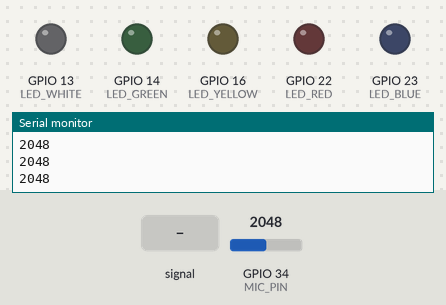
The sketch below on a simulated ESP32. On the bench: output pins drawn as LEDs (lit = HIGH), the last lines printed to the serial monitor. Dashed ring = blinking. Inputs (shaded band) come from the test bench; at power-on: GPIO 34 (MIC_PIN) = 2048.

Above: at 1.2 s.
1.3 s: GPIO 34 (MIC_PIN) fed a 200 Hz sine of ±327 counts around its level
At 1.55 s:
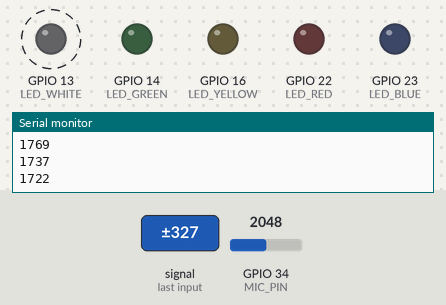
4.3 s: GPIO 34 (MIC_PIN) set to 2640
At 5.2 s:
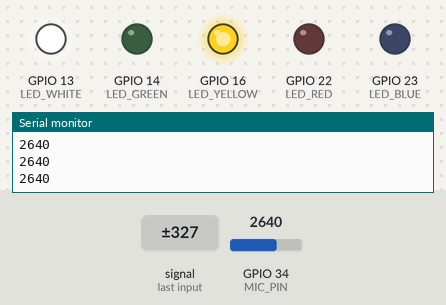
5.8 s: GPIO 34 (MIC_PIN) fed a 1000 Hz sine of ±1023 counts around its level
At 6.57 s:
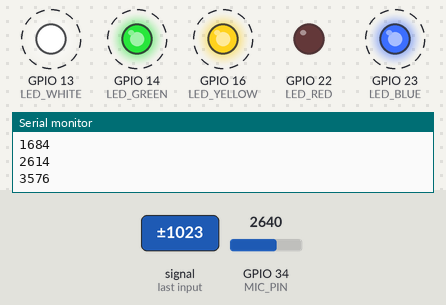
8.8 s: GPIO 34 (MIC_PIN) fed a 2 Hz sine of ±1228 counts around its level
At 11.69 s:
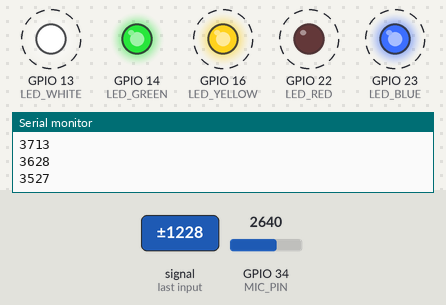
11.8 s: GPIO 34 (MIC_PIN) set to 2560
At 12.1 s:
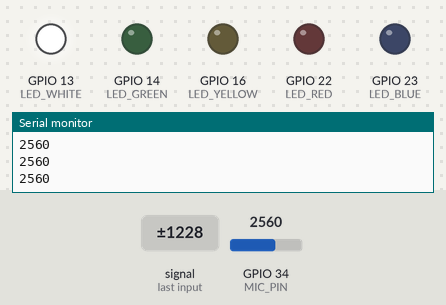
13.3 s: GPIO 34 (MIC_PIN) set to 2347
14.8 s: GPIO 34 (MIC_PIN) set to 2239
At 15.4 s:
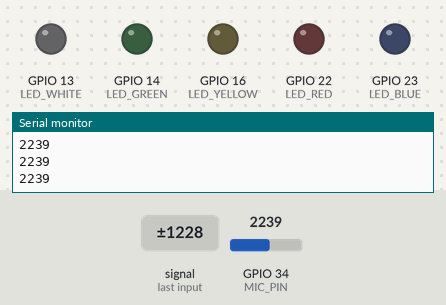
Timing chart, 0 to 17.3 s (numbered marks = the images above; inputs shaded):
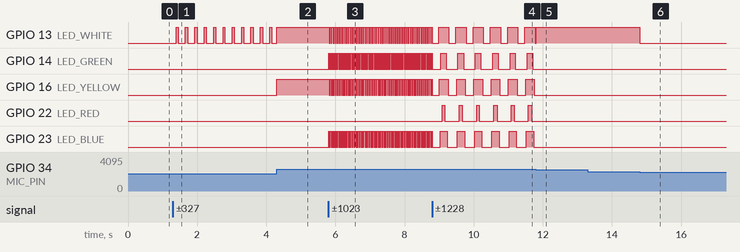

Measured:
- the behaviour switches between 2301 and 2300 on GPIO 34 (MIC_PIN) (found by bisection; images 5 and 6)
- after the input at 1.3 s, GPIO 13 (LED_WHITE): alternates HIGH for 0.06 s and LOW for 0.21 s, starting after 0.10 s
- after the input at 4.3 s, GPIO 16 (LED_YELLOW): LOW → HIGH at once
- after the input at 5.8 s, GPIO 13 (LED_WHITE): alternates HIGH for 0.03 s and LOW for 0.02 s, starting at once; GPIO 14 (LED_GREEN): alternates HIGH for 0.01 s and LOW for 0.04 s, starting at once
- after the input at 8.8 s, GPIO 13 (LED_WHITE): alternates HIGH for 0.30 s and LOW for 0.20 s, starting after 0.19 s; GPIO 16 (LED_YELLOW): alternates HIGH for 0.25 s and LOW for 0.24 s, starting after 0.21 s
- after the input at 11.8 s, GPIO 14 (LED_GREEN), GPIO 16 (LED_YELLOW), GPIO 22 (LED_RED), GPIO 23 (LED_BLUE): stops changing and stays LOW
- after the input at 14.8 s, GPIO 13 (LED_WHITE): HIGH → LOW at once

The sketch:

micro_amplificateur.ino
```cpp
#define LED_WHITE 13
#define LED_YELLOW 16
#define LED_BLUE 23
#define LED_GREEN 14
#define LED_RED 22

#define MIC_PIN 34

void setup() {
  Serial.begin(115200);

  pinMode(LED_WHITE, OUTPUT);
  pinMode(LED_YELLOW, OUTPUT);
  pinMode(LED_BLUE,   OUTPUT);
  pinMode(LED_GREEN,  OUTPUT);
  pinMode(LED_RED,    OUTPUT);
}

void loop() {
  int v = analogRead(MIC_PIN);
  Serial.println(v);

  // Seuil de bruit
  digitalWrite(LED_WHITE,  v > 2300);
  digitalWrite(LED_YELLOW, v > 2600);
  digitalWrite(LED_BLUE,   v > 2900);
  digitalWrite(LED_GREEN,  v > 3300);
  digitalWrite(LED_RED,    v > 3700);

  delay(10);
}
```
